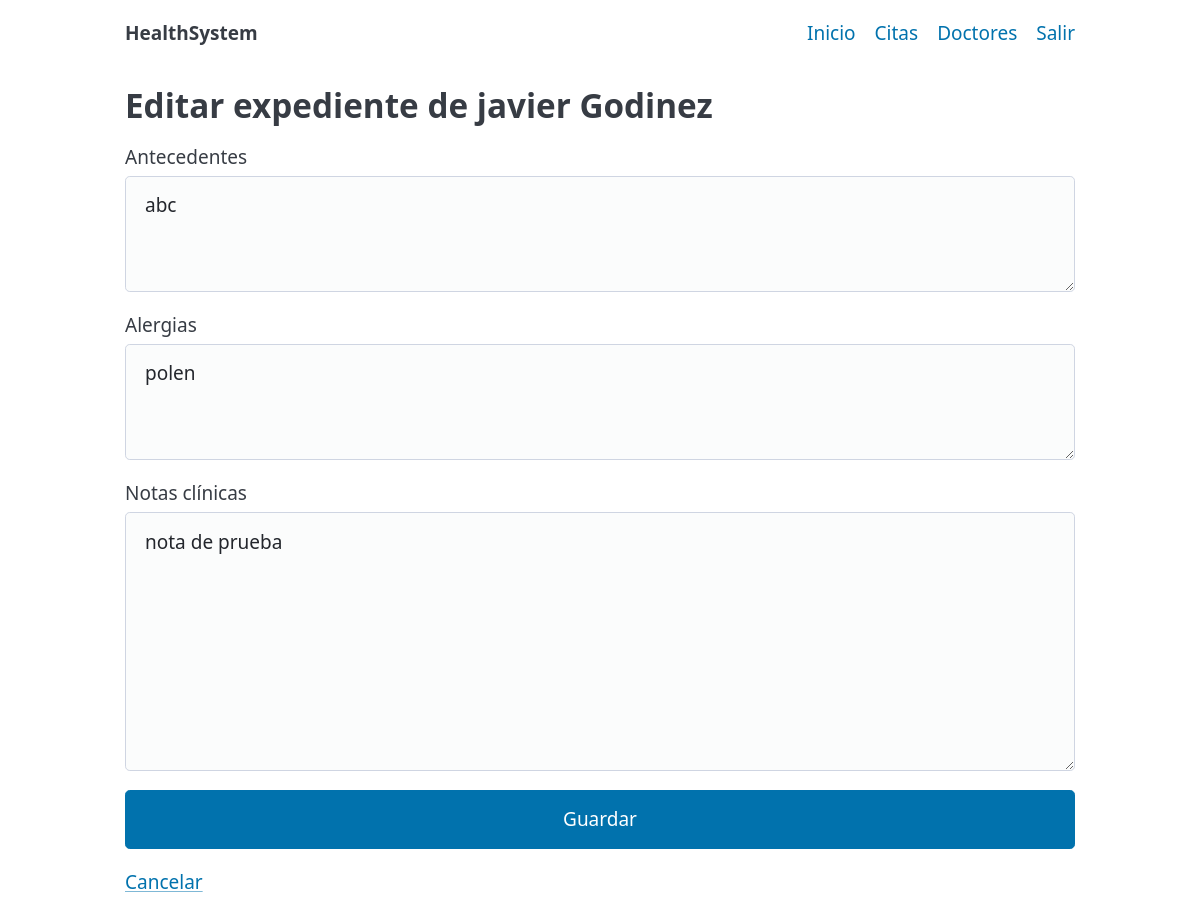
The page /expediente/1/editar (signed in) on the database its author committed.
### models.py (models this page shows, shortened)
class Usuario(Base, UserMixin):
    __tablename__ = "usuarios"
    id = Column(Integer, primary_key=True)
    nombre = Column(String, nullable=False)
    apellido = Column(String, nullable=False)
    email = Column(String, unique=True, index=True, nullable=False)
    password_hash = Column(String, nullable=False)
    tipo = Column(SAEnum(TipoUsuario), default=TipoUsuario.PACIENTE, nullable=False)
    medico = relationship("Medico", back_populates="usuario", uselist=False)
    expediente = relationship("Expediente", back_populates="paciente", uselist=False)

class Expediente(Base):
    __tablename__ = "expedientes"
    id = Column(Integer, primary_key=True)
    paciente_id = Column(Integer, ForeignKey("usuarios.id"), unique=True, nullable=False)
    antecedentes = Column(String, nullable=True)
    alergias = Column(String, nullable=True)
    notas_clinicas = Column(String, nullable=True)
    created_at = Column(DateTime, default=datetime.utcnow, nullable=False)
    updated_at = Column(DateTime, default=datetime.utcnow, onupdate=datetime.utcnow, nullable=False)
    paciente = relationship("Usuario", back_populates="expediente")

### app.py (the view, shortened to what this page needs)
@app.route("/expediente/<int:paciente_id>/editar", methods=["GET", "POST"])
@login_required
def expediente_edit(paciente_id: int):
    if current_user.tipo not in (TipoUsuario.MEDICO, TipoUsuario.ADMIN):
        abort(403)
    with get_db() as db:
        paciente = db.get(Usuario, paciente_id)
        if not paciente:
            flash("Paciente no encontrado", "warning")
            return redirect(url_for("dashboard"))
        expediente = db.query(Expediente).filter(Expediente.paciente_id == paciente_id).first()
    with get_db() as db:
        expediente = db.query(Expediente).filter(Expediente.paciente_id == paciente_id).first()
    return render_template("expediente_edit.html", paciente=paciente, expediente=expediente)

### app.py (called while the page is built)
@contextmanager
def get_db():
    db = SessionLocal()
    try:
        yield db
        db.commit()
    except Exception:
        db.rollback()
        raise
    finally:
        db.close()

@login_manager.user_loader
def load_user(user_id):
    with get_db() as db:
        return db.get(Usuario, int(user_id))

### templates/expediente_edit.html (shortened to what this page needs)
{% extends "_layout.html" %}
{% block content %}
<h2>Editar expediente de {{ paciente.nombre }} {{ paciente.apellido }}</h2>
<form method="post">
  <label>Antecedentes
    <textarea name="antecedentes" rows="3">{{ expediente.antecedentes if expediente else '' }}</textarea>
  </label>
  <label>Alergias
    <textarea name="alergias" rows="3">{{ expediente.alergias if expediente else '' }}</textarea>
  </label>
  <label>Notas clínicas
    <textarea name="notas_clinicas" rows="8">{{ expediente.notas_clinicas if expediente else '' }}</textarea>
  </label>
  <button type="submit">Guardar</button>
  <a href="{{ url_for('expediente_view', paciente_id=paciente.id) }}">Cancelar</a>
</form>
{% endblock %}

### rows shown on the page
Usuario: nombre "javier", apellido "Godinez"
Expediente: antecedentes "abc", alergias "polen", notas_clinicas "nota de prueba"
